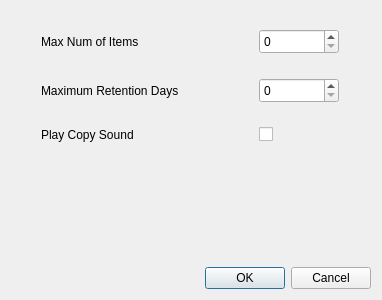
<?xml version="1.0" encoding="UTF-8"?>
<ui version="4.0">
 <class>MPasteSettingsWidget</class>
 <widget class="QDialog" name="MPasteSettingsWidget">
  <property name="geometry">
   <rect>
    <x>0</x>
    <y>0</y>
    <width>382</width>
    <height>300</height>
   </rect>
  </property>
  <property name="windowTitle">
   <string>MPaste Settings</string>
  </property>
  <layout class="QVBoxLayout" name="verticalLayout">
   <item>
    <widget class="QWidget" name="widget" native="true">
     <layout class="QVBoxLayout" name="verticalLayout_2">
      <item>
       <widget class="QWidget" name="widget_2" native="true">
        <layout class="QHBoxLayout" name="horizontalLayout">
         <item>
          <widget class="QLabel" name="label">
           <property name="maximumSize">
            <size>
             <width>200</width>
             <height>16777215</height>
            </size>
           </property>
           <property name="text">
            <string>Max Num of Items</string>
           </property>
          </widget>
         </item>
         <item>
          <widget class="QSpinBox" name="numSpinBox">
           <property name="minimumSize">
            <size>
             <width>80</width>
             <height>25</height>
            </size>
           </property>
           <property name="maximumSize">
            <size>
             <width>80</width>
             <height>16777215</height>
            </size>
           </property>
          </widget>
         </item>
        </layout>
       </widget>
      </item>
      <item>
       <widget class="QWidget" name="widget_3" native="true">
        <layout class="QHBoxLayout" name="horizontalLayout_2">
         <item>
          <widget class="QLabel" name="label_2">
           <property name="maximumSize">
            <size>
             <width>200</width>
             <height>16777215</height>
            </size>
           </property>
           <property name="text">
            <string>Maximum Retention Days</string>
           </property>
          </widget>
         </item>
         <item>
          <widget class="QSpinBox" name="daySpinBox">
           <property name="minimumSize">
            <size>
             <width>50</width>
             <height>25</height>
            </size>
           </property>
           <property name="maximumSize">
            <size>
             <width>80</width>
             <height>16777215</height>
            </size>
           </property>
          </widget>
         </item>
        </layout>
       </widget>
      </item>
      <item>
       <widget class="QWidget" name="widget_4" native="true">
        <layout class="QHBoxLayout" name="horizontalLayout_3">
         <item>
          <widget class="QLabel" name="label_3">
           <property name="maximumSize">
            <size>
             <width>200</width>
             <height>16777215</height>
            </size>
           </property>
           <property name="text">
            <string>Play Copy Sound</string>
           </property>
          </widget>
         </item>
         <item>
          <widget class="QCheckBox" name="playSoundCheckBox">
           <property name="maximumSize">
            <size>
             <width>80</width>
             <height>16777215</height>
            </size>
           </property>
           <property name="text">
            <string/>
           </property>
          </widget>
         </item>
        </layout>
       </widget>
      </item>
      <item>
       <spacer name="verticalSpacer">
        <property name="orientation">
         <enum>Qt::Orientation::Vertical</enum>
        </property>
        <property name="sizeHint" stdset="0">
         <size>
          <width>20</width>
          <height>40</height>
         </size>
        </property>
       </spacer>
      </item>
     </layout>
    </widget>
   </item>
   <item>
    <widget class="QDialogButtonBox" name="buttonBox">
     <property name="orientation">
      <enum>Qt::Orientation::Horizontal</enum>
     </property>
     <property name="standardButtons">
      <set>QDialogButtonBox::StandardButton::Cancel|QDialogButtonBox::StandardButton::Ok</set>
     </property>
    </widget>
   </item>
  </layout>
 </widget>
 <resources/>
 <connections>
  <connection>
   <sender>buttonBox</sender>
   <signal>accepted()</signal>
   <receiver>MPasteSettingsWidget</receiver>
   <slot>accept()</slot>
   <hints>
    <hint type="sourcelabel">
     <x>248</x>
     <y>254</y>
    </hint>
    <hint type="destinationlabel">
     <x>157</x>
     <y>274</y>
    </hint>
   </hints>
  </connection>
  <connection>
   <sender>buttonBox</sender>
   <signal>rejected()</signal>
   <receiver>MPasteSettingsWidget</receiver>
   <slot>reject()</slot>
   <hints>
    <hint type="sourcelabel">
     <x>316</x>
     <y>260</y>
    </hint>
    <hint type="destinationlabel">
     <x>286</x>
     <y>274</y>
    </hint>
   </hints>
  </connection>
 </connections>
</ui>
